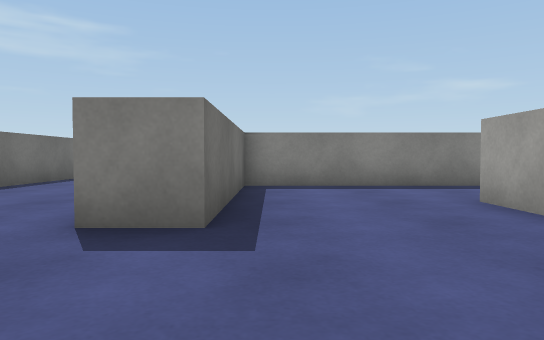
[1] (above)

16 first-person views from a walk through a 3-D level made in the Unity game engine. The camera is 0.55 m above the floor, tilts 2° down and sees 70° across. The floor is counted in squares, 1 m on a side. Each view is taken from the middle of a square. On the plan, view 1 faces up. The plan holds only what a view shows up to about 10 squares ahead; the rest is blank. The place goes on beyond the plan. Surface patterns are stand-ins for the level's own textures.

[2]
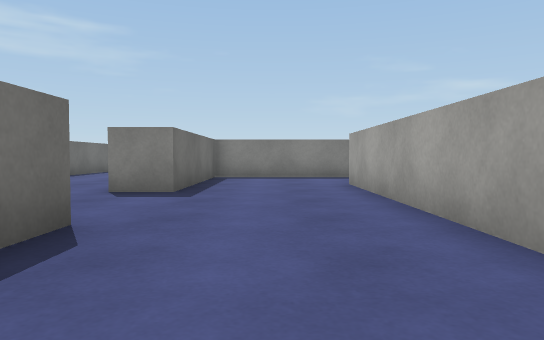

[3]
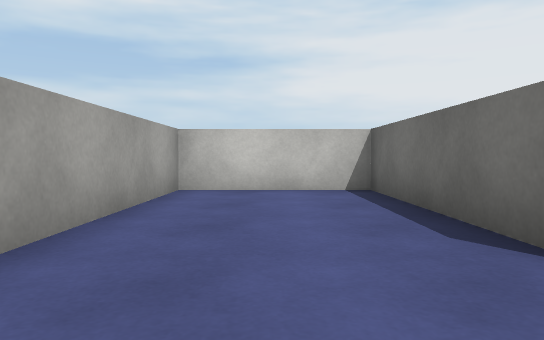

[4]
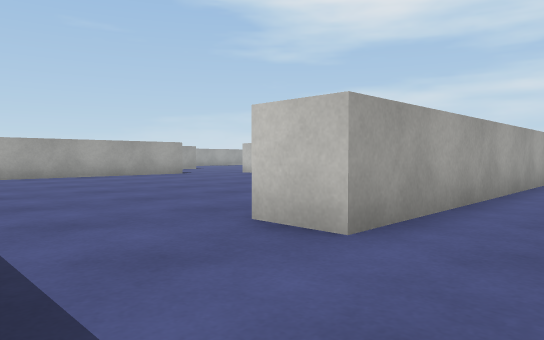

[5]
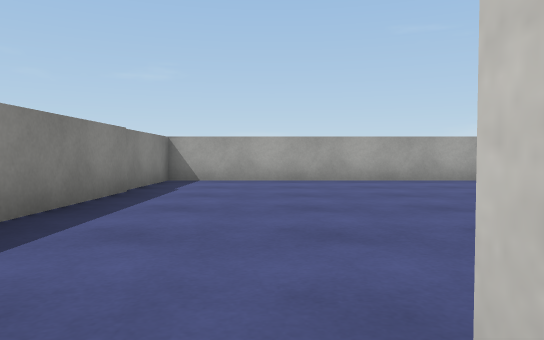

[6]
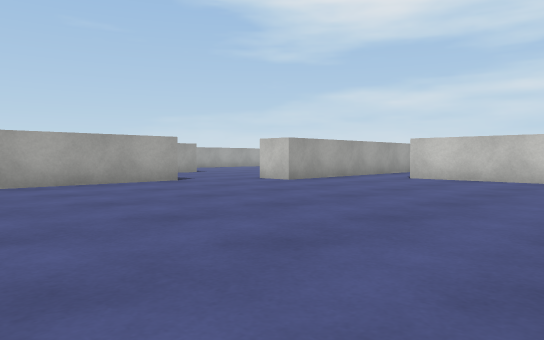

[7]
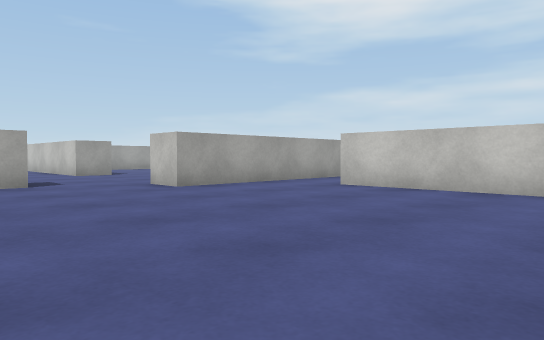

[8]
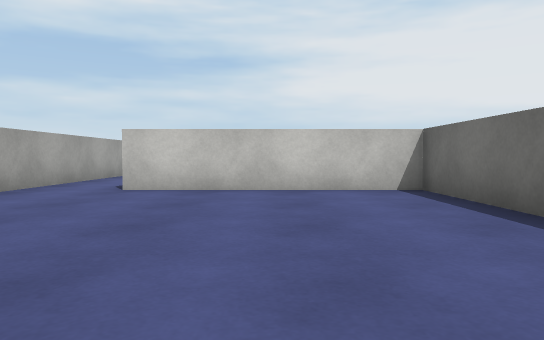

[9]
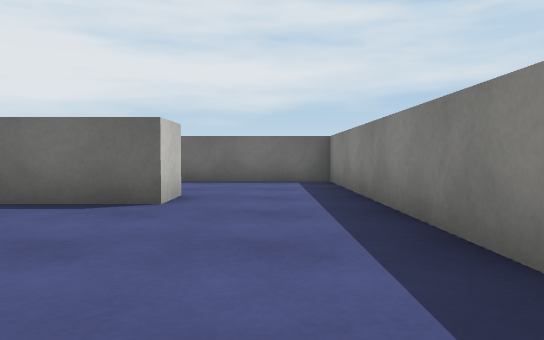

[10]
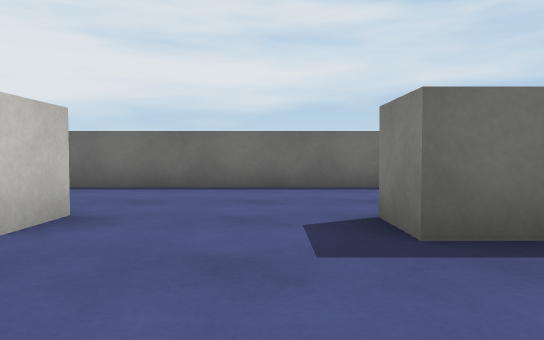

[11]
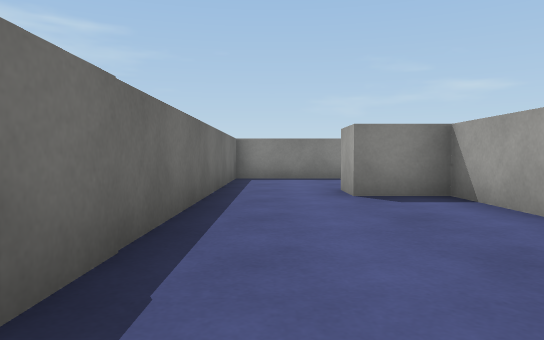

[12]
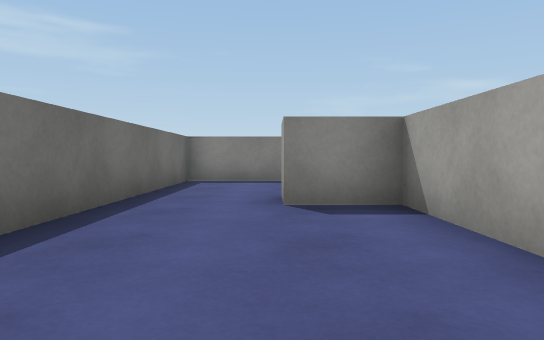

[13]
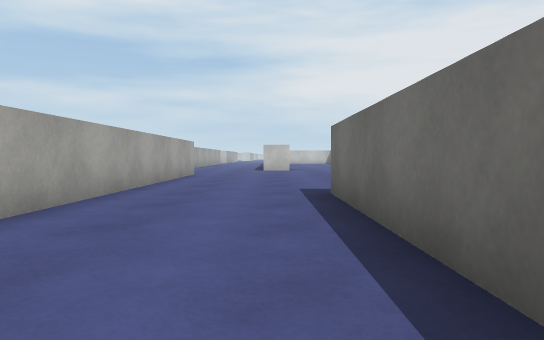

[14]
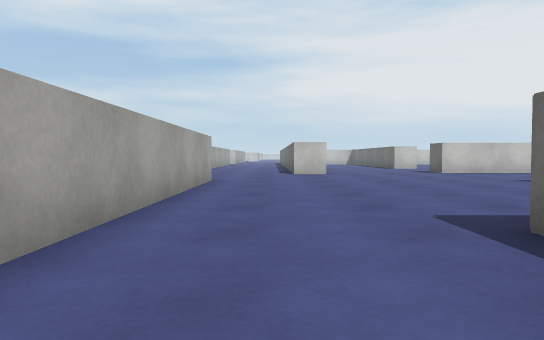

[15]
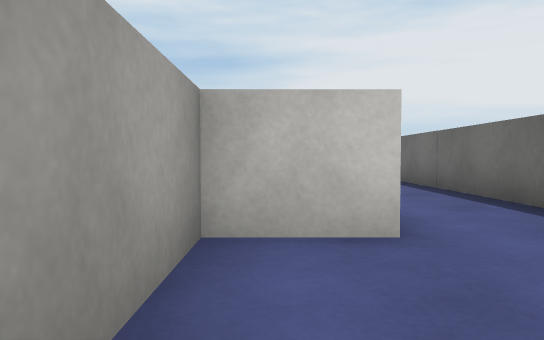

[16]
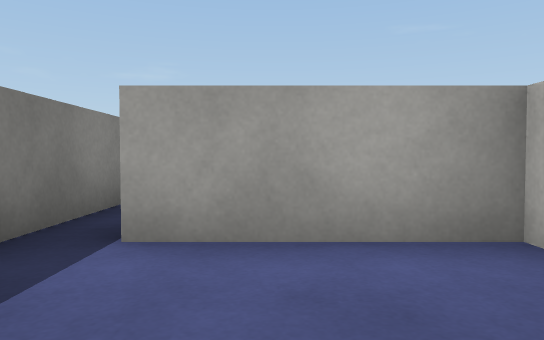

### Floor plan
Points are (right, up) in squares from view 1. A wall is a line through its corners. A room is listed if a view was taken in it or the views show most of it. See-through windows are left out.
Room 1 (views 1, 2, 3, 4, 5, 6, 7, 8, 9, 10)
walls: (3.5, -1.5) (3.5, -4.4) (8.5, -4.4); (-0.5, 0.1) (-0.5, -4.4) (2.5, -4.4) (2.5, 4.7) (3.5, 4.7) (3.5, 2.8); (11.9, 0.1) (11.9, 7.3) (-0.5, 7.3) (-0.5, 3); (10.2, -5.5) (10.2, -1.8)
ways out: opening at (-1, 1.5) to room 2; opening at (11.5, -0.5)
Room 2 (views 11, 12, 13, 14, 15, 16)
walls: (-1.6, 0.1) (-0.5, 0.1); (-0.5, 3) (-1.6, 3); (-1.5, 7) (-1.5, 9.4) (-2.9, 9.4) (-2.9, 10.4) (-1.5, 10.4) (-1.5, 13); (-1.5, -5.5) (-1.5, -1.4); (0.5, 13.7) (-4.9, 13.7) (-4.9, -4)
ways out: opening at (-1, 1.5) to room 1

Positions as (right, up) in squares from view 1, and headings:
1: (0, 0), facing up
2: (1, -3), facing up
3: (1, 2), facing down
4: (1, 7), facing down-right
5: (3, 5), facing right
6: (4, 5), facing down-right
7: (4, 2), facing down-right
8: (6, 2), facing down
9: (8, 6), facing left
10: (2, 2), facing left
11: (-4, 4), facing up
12: (-3, 5), facing up
13: (-4, 2), facing down
14: (-3, -1), facing down
15: (-2, 13), facing down
16: (-4, 12), facing right
